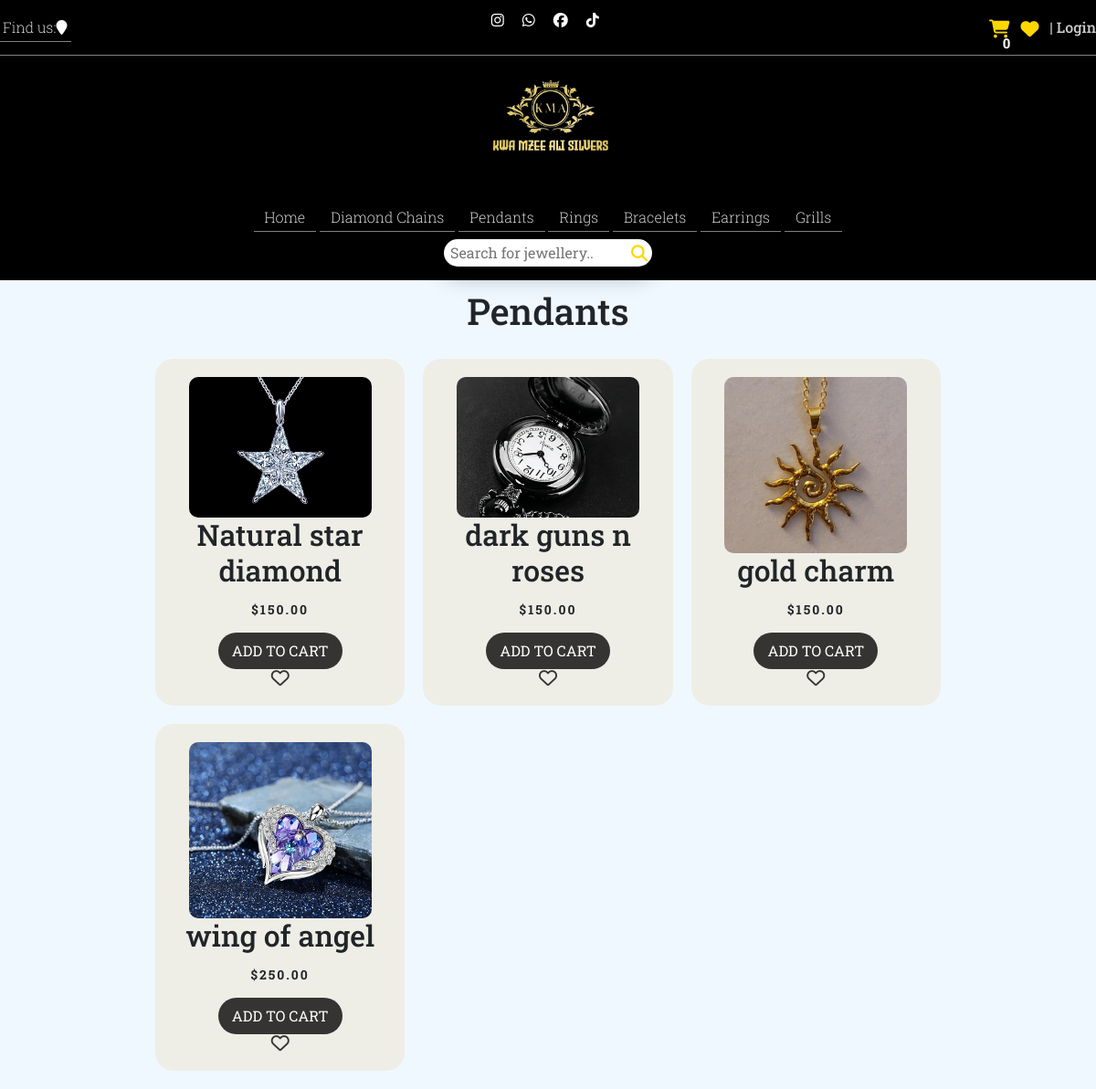
/products/pendants/, run on the app's committed database.
### products/models.py (models this page shows, shortened)
class Product(models.Model):
    PRODUCT_TYPES = [
        ('chain', 'Chain'),
        ('bracelet', 'Bracelet'),
        ('earring', 'Earring'),
        ('grill', 'Grill'),
        ('pendant', 'Pendant'),
        ('ring', 'Ring'),
    ]
    name = models.CharField (max_length=50)
    price = models.DecimalField(default='0', max_digits=10, decimal_places=2)
    image = models.ImageField (upload_to='products/')
    description = models.CharField(max_length=150, default='', blank=True, null=True)
    product_type = models.CharField(max_length=20, choices =PRODUCT_TYPES, default='chain')
    sale_price = models.DecimalField(default='0', max_digits=10, decimal_places=2)
    is_sale = models.BooleanField(default=False)

### products/views.py (the view)
# urls.py: path('pendants/', views.pendants , name='pendants'),
def pendants(request):
    products = Product.objects.filter(product_type='pendant')
    return render(request, 'pendants.html', {'products': products})

### cart/cart.py (called while the page is built)
    def __len__(self):
        return len(self.cart)

### cart/context_processors.py (called while the page is built)
def cart(request):
    return {'cart': Cart(request)}

### products/templates/pendants.html (shortened to what this page needs)
{% include 'home.html' %} {%load static%} {% block content %}
<div class="main-section">
  <div class="chain-section">
    <h1 class="heading-logo">Pendants</h1>
    <div class="listproduct">
      {% for product in products %} {% if product.is_sale %}
      <div class="item">
        <div class="image-container">
          <img src="{{ product.image.url }}" alt="{{ product.name }}" />
          <a href="{% url 'product_detail' product.id %}" class="view_link"
            >View</a
          >
        </div>
        <h2>{{ product.name }}</h2>
        <strike> <div class="price">${{ product.price }}</div></strike>
        <div class="price">${{ product.sale_price }}</div>
        {% if quantities and product.id|stringformat:"s" in quantities %}
        <a href="{% url 'cart' %}" class="view-cart-link">View Cart</a>
        {% else %}
        <button
          class="addCart"
          value="{{product.id}}"
          data-product-id="{{product.id}}"
          type="button"
        >
          ADD TO CART
        </button>
        {% endif %}
      </div>
      {% else %}
      <div class="item">
        <div class="image-container">
          <img src="{{ product.image.url }}" alt="{{ product.name }}" />
        </div>
        <h2>{{ product.name }}</h2>
        <div class="price">${{ product.price }}</div>
        {% if quantities and product.id|stringformat:"s" in quantities %}
        <a href="{% url 'cart' %}" class="view-cart-link">View Cart</a>
        {% else %}
        <button
          class="addCart"
          value="{{product.id}}"
          data-product-id="{{ product.id }}"
          type="button"
        >
          ADD TO CART
        </button> <i class="fa-regular fa-heart"></i>
        {% endif %}
      </div>
      {% endif %} {% empty %}
      <p>No products available.</p>
      {% endfor %}
    </div>
  </div>
</div>
{% endblock %}

### dashboard/static/dashboard/css/style.css (style rules this page uses)
body { font-family: "Roboto Slab", serif; font-weight: 200; font-style: normal; background: aliceblue; }
.fa-heart { font-size: 20px; }
.main-section { background: #ccc; }
.main-section { width: 900px; background: aliceblue; margin: auto; text-align: center; padding-top: 10px; }
.listproduct { display: grid; grid-template-columns: repeat(3, 1fr); gap: 20px; padding: 20px; }
.listproduct .item { background-color: #eeeee6; padding: 20px; border-radius: 20px; display: flex; flex-direction: column; align-items: center; height: 380px; position: relative; }
.listproduct .item .price { letter-spacing: 2px; font-size: 14px; margin: 5px 0; font-weight: bold; }
.listproduct .item .addCart { background-color: #353432; color: #fff; padding: 8px 15px; border-radius: 20px; border: none; cursor: pointer; transition: background-color 0.3s; }
.listproduct .item .fa-heart { font-size: 20px; color: #353432; cursor: pointer; transition: color 0.3s; }
.listproduct .item button { background-color: #353432; color: #fff; padding: 5px 10px; border-radius: 20px; margin-top: 10px; border: none; cursor: pointer; }
.image-container { position: relative; display: inline-block; width: 200px; height: 200px; overflow: hidden; border-radius: 10px; }
.image-container img { width: 100%; height: 100%; object-fit: cover; filter: drop-shadow(0 50px 20px #0009); transition: transform 0.3s ease; }

### data on the page
Product: image (picture), name "Natural star diamond", price "150.00", {{ product.id }} 7 (drawn)
Product: image (picture), name "dark guns n roses", price "150.00", {{ product.id }} 9 (drawn)
Product: image (picture), name "gold charm", price "150.00", {{ product.id }} 10 (drawn)
Product: image (picture), name "wing of angel", price "250.00", {{ product.id }} 11 (drawn)

### other printed values
{{ cart|length }} "0"
